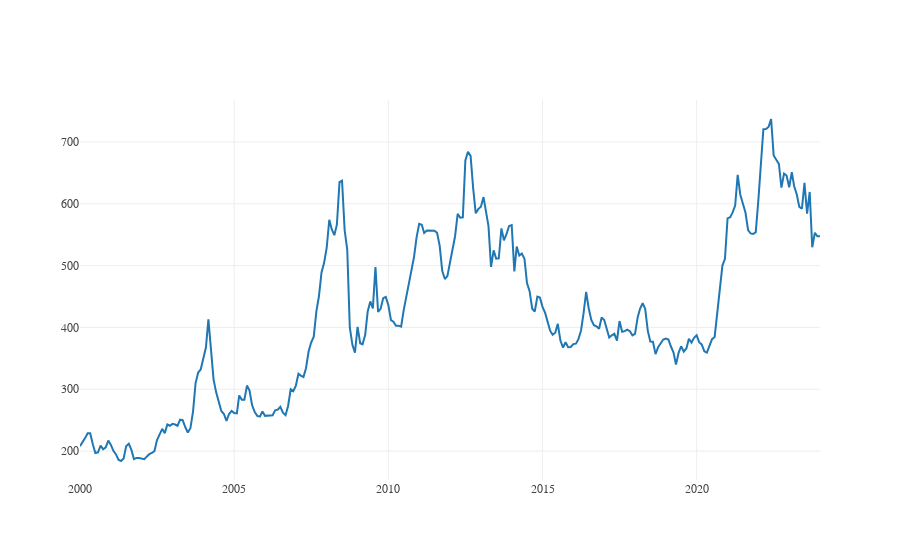

Here is the notebook cell this chart was saved with:
### Code cell
fig = go.Figure()
fig.add_trace(go.Scatter( x= df.index, y = df["Soybeans"], name = "Soybeans"))
fig.update_layout(template = None, font_family = "georgia")

### Figure 1 — Plotly figure (JSON) as saved in the notebook; plotly's stock layout.template omitted (floating-point values rounded to 4 significant figures; data arrays with more than 128 entries replaced by an {"elided": "..."} marker saying what was removed)
{"data": [{"name": "Soybeans", "type": "scatter", "x": {"elided": "289 str values"}, "y": {"elided": "289 float values"}}], "layout": {"font": {"family": "georgia"}}}
